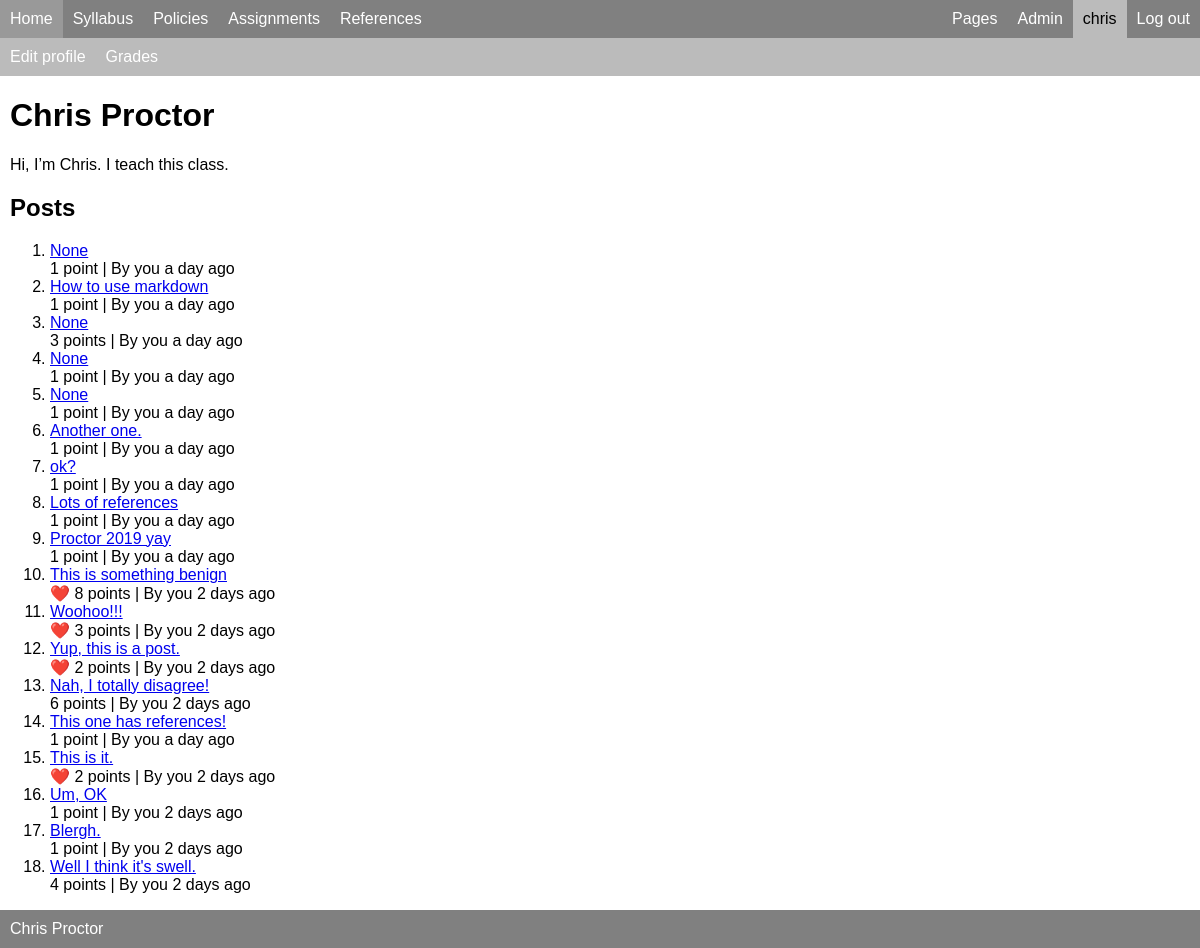
Page /profiles/chris (signed in) on the committed database.
### pages/models.py (models this page shows, shortened)
class Page(PandocMarkdownModel):
    slug = models.CharField(max_length=40, unique=True)
    in_menu = models.BooleanField(default=False)
    menu_label = models.CharField(max_length=40)

### profiles/models.py (models this page shows, shortened)
class Profile(PandocMarkdownModel):
    user = models.OneToOneField(User, on_delete=models.CASCADE, related_name="profile")
    is_teacher = models.BooleanField(default=False)

### posts/models.py (models this page shows, shortened)
class Post(PandocMarkdownModel):
    date_created = models.DateTimeField(auto_now_add=True)
    date_updated = models.DateTimeField(auto_now=True)
    author = models.ForeignKey(User, related_name="posts",
            on_delete=models.CASCADE)
    parent = models.ForeignKey("Post", related_name="child_posts", null=True, blank=True,
            on_delete=models.CASCADE)
    title = models.CharField(max_length=200, null=True)
    submissions = models.ManyToManyField("assignments.Submission", related_name="posts")
    priority = models.FloatField(default=1)
    pinned = models.BooleanField(default=False)
    def humanized_creation_date(self):
        return arrow.get(self.date_created).humanize()
    def score(self):
        return self.count_tree() + self.upvotes.count()
    def count_tree(self):
        return 1 + sum(child.count_tree() for child in self.child_posts.all())
    class Meta:
        ordering = ["-priority",]

### profiles/views.py (the view)
# urls.py: path('<str:username>', views.ShowProfile.as_view(), name="detail"),
class ShowProfile(DetailView):
    model = Profile
    def get_object(self, queryset=None):
        try:
            return Profile.objects.get(user__username=self.kwargs["username"])
        except Profile.DoesNotExist:
            raise Http404("User not found")
    def get_user(self):
        return self.get_object().user
    def get_context_data(self, **kwargs):
        context = super().get_context_data(**kwargs)
        context['posts'] = Post.objects.filter(author=self.get_user()).all()
        return context

### pages/templatetags/page_tags.py (called while the page is built)
@register.simple_tag
def pages_in_menu():
    return Page.objects.filter(in_menu=True).all()

### posts/templatetags/post_tags.py (called while the page is built)
@register.simple_tag
def did_upvote(user, post):
    return post.upvotes.filter(voter=user).exists()

### profiles/templates/profiles/profile_detail.html
{% extends "profiles/base.html" %}
{% block content %}
  <h1>{{profile.user.first_name}} {{profile.user.last_name}}</h1>
  {{profile.html|safe}}
  <h2>Posts</h2>
  {% if posts %}
    <ol>
      {% for post in posts %}
        {% include "posts/partials/post_li.html" %}
      {% endfor %}
    </ol>
  {% endif %}
{% endblock %}

### profiles/templates/profiles/base.html
{% extends "base.html" %}
{% block menu %}
  {% with menu_section=profile.user.username %}
    {% include "menu.html" %}
  {% endwith %}
{% endblock %}
{% block submenu %}
  {% if profile.user == user or user.is_superuser %}
    {% include "profiles/partials/submenu.html" %}
  {% endif %}
{% endblock %}

### common/templates/base.html (shortened to what this page needs)
{% load static %}
<!DOCTYPE html>
<html>
  <head>
    <link rel="stylesheet" href="{% static 'base/style.css' %}">
    <link rel="stylesheet" href="{% static 'base/menu.css' %}">
    <link rel="stylesheet" href="{% static 'base/async.css' %}">
  </head>
  <body>
  <div id="page-wrapper">
    {% block menu %}{% endblock %}
    {% block submenu %}
    {% endblock %}
    <div id="main-content">
      {% block content %}
      {% endblock %}
    </div>
  {% include "footer.html" %}
  </body>
</html>

### common/templates/menu.html
{% load page_tags %}
{% pages_in_menu as pages %}
<nav id="menu">
	<div class="menu-left">
		<div class="menu-item clickable{% if menu_section == 'public' %} current{% endif %}">
      <a href="{% url 'common:home' %}">Home</a>
    </div>
    {% for page in pages %}
	    <div class="menu-item clickable{% if menu_section == page.slug %} current{% endif %}">
            <a href="{% url 'pages:detail' page.slug %}">{{page.menu_label}}</a>
        </div>
    {% endfor %}
      {% if not SITE_FROZEN %}
	    <div class="menu-item clickable{% if menu_section == 'assignments' %} current{% endif %}">
          <a href="{% url 'assignments:list' %}">Assignments</a>
        </div>
	    <div class="menu-item clickable{% if menu_section == 'publications' %} current{% endif %}">
          <a href="{% url 'pubref:list' %}">References</a>
        </div>
	</div>
	<div class="menu-right">
	    {% if user.is_superuser %}
	    <div class="menu-item clickable{% if menu_section == 'pages' %} current{% endif %}">
          <a href="{% url 'pages:list' %}">Pages</a>
        </div>
		  <div class="menu-item clickable">
            <a href="{% url 'admin:index' %}">Admin</a>
          </div>
	    {% endif %}
		{% if user.is_authenticated %}
		  <div class="menu-item clickable {% if menu_section == user.username %} current{% endif %}">
              <a href="{% url 'profiles:detail' user.username %}">{{user.username}}</a>
          </div>
		  <div class="menu-item clickable"><a href="{% url 'logout' %}">Log out</a></div>
		{% else %}
		  <div class="menu-item clickable"><a href="{% url 'login' %}">Log in</a></div>
		{% endif %}
	  {% endif %}
	</div>
</nav>

### profiles/templates/profiles/partials/submenu.html
<nav id="submenu">
	<div class="menu-left">
        <div class="menu-item"><a href="{% url 'profiles:edit' profile.user.username %}">Edit profile</a></div>
        <div class="menu-item"><a href="{% url 'profiles:grades' profile.user.username %}">Grades</a></div>
	</div>
</nav>

### posts/templates/posts/partials/post_li.html
{% load post_tags %}
<li class="post{% if post.pinned %} pinned{% endif %}">
  <a href="{% url 'posts:detail' post.id %}">{{post.title}}</a>
  <div class="post-details">
      {% include "posts/partials/upvote.html" %}
      {{post.score}} point{{post.score|pluralize}}
      | By {% with user=post.author %}
      {% include "profiles/partials/user_link.html" %}{% endwith %}
      {{post.humanized_creation_date}}
  </div>
</li>

### posts/templates/posts/partials/upvote.html
{% load post_tags %}
{% did_upvote request.user post as upvoted %}
{% if upvoted %}
  ❤️
{% elif post.author != request.user and not static %}
  <form action="{% url 'posts:upvote' post.id %}" method="post" class="post-upvote">
    {% csrf_token %}
    <input type="submit" value="↑">
  </form>
{% endif %}

### profiles/templates/profiles/partials/user_link.html
{% if user == request.user %}
    you
{% else %}
    <a href="{% url 'profiles:detail' user.username %}">
        {{user.first_name}} {{user.last_name}}
    </a>
{% endif %}

### common/templates/footer.html
<div id="footer">
	<div class="footer-item">
		<a href="https://chrisproctor.net">Chris Proctor</a>
	</div>
</div>

### common/static/base/style.css (style rules this page uses)
body { font-family: Helvetica; margin: 0; }
#page-wrapper { display: flex; flex-direction: column; min-height: 100vh; }
#main-content { flex: 1; }
#footer { background-color: grey; display: flex; }
#footer a { color: white; text-decoration: none; }
.footer-item { padding:10px; }

### common/static/base/menu.css (style rules this page uses)
#menu { background-color: grey; display: flex; }
.menu-left { flex: 1; display: flex; }
.menu-right { display: flex; }
.menu-item { padding: 10px; }
#menu a { color: white; text-decoration: none; }
#menu .menu-item.current { background-color: #bbb; }
#menu .menu-item.current a { color: black; }
#submenu { background-color: #bbb; display: flex; }
#submenu a { color: white; text-decoration: none; }

### common/static/base/async.css (style rules this page uses)
#main-content { margin: 0 10px; }

### rows in the picture
Page: menu_label "Syllabus"
Page: menu_label "Policies"
Profile: user.first_name "Chris", user.last_name "Proctor", html "Hi, I’m Chris. I teach this class."
Post: title "None", score "1", humanized_creation_date "a day ago"
Post: title "How to use markdown", score "1", humanized_creation_date "a day ago"
Post: title "None", score "3", humanized_creation_date "a day ago"
Post: title "None", score "1", humanized_creation_date "a day ago"
Post: title "None", score "1", humanized_creation_date "a day ago"
Post: title "Another one.", score "1", humanized_creation_date "a day ago"
Post: title "ok?", score "1", humanized_creation_date "a day ago"
Post: title "Lots of references", score "1", humanized_creation_date "a day ago"
Post: title "Proctor 2019 yay", score "1", humanized_creation_date "a day ago"
Post: title "This is something benign", score "8", humanized_creation_date "2 days ago"
Post: title "Woohoo!!!", score "3", humanized_creation_date "2 days ago"
Post: title "Yup, this is a post.", score "2", humanized_creation_date "2 days ago"
Post: title "Nah, I totally disagree!", score "6", humanized_creation_date "2 days ago"
Post: title "This one has references!", score "1", humanized_creation_date "a day ago"
Post: title "This is it.", score "2", humanized_creation_date "2 days ago"
Post: title "Um, OK", score "1", humanized_creation_date "2 days ago"
Post: title "Blergh.", score "1", humanized_creation_date "2 days ago"
Post: title "Well I think it's swell.", score "4", humanized_creation_date "2 days ago"

### other values in the picture
{{ user.username }} "chris"
